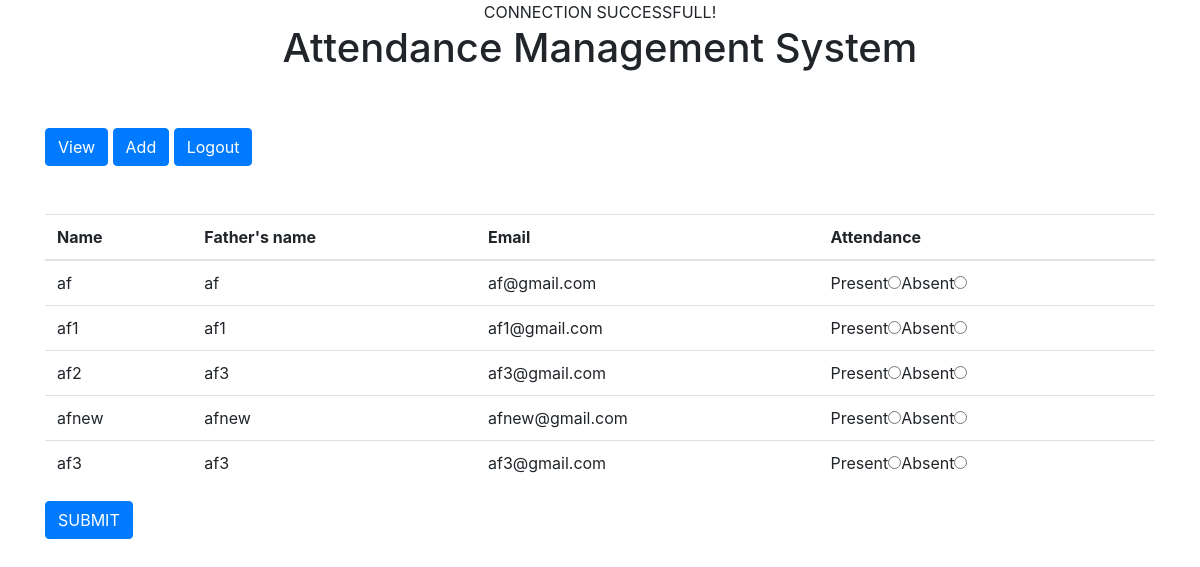
Screenshot of /AF.php (signed in) with the database file from the repository.
### tables this page shows
CREATE TABLE IF NOT EXISTS `std_af` (
  `emp_id` int(2) NOT NULL AUTO_INCREMENT,
  `name` varchar(250) NOT NULL,
  `fname` varchar(250) NOT NULL,
  `email` varchar(100) NOT NULL,
  PRIMARY KEY (`emp_id`)
);

### AF.php (the view, shortened to what this page needs)
<?php include_once("connection.php");
?>
<!DOCTYPE html>
<html>
<head>
<link rel="stylesheet" href="https://maxcdn.bootstrapcdn.com/bootstrap/4.1.3/css/bootstrap.min.css">
</head>
<body>
<div class="panel panel-default container">
<div
 class="panel-heading">
    <h1 style="text-align: canter;" align="center">Attendance Management System</h1>
		<br><br>
</div>
<div class="panel-body">
	<a href="view_af.php" class="btn btn-primary">View</a>
	<a href="add_af.php" class="btn btn-primary pull-right">Add</a>
	<a href="logout.php" class="btn btn-primary pull-right">Logout</a>
	<br><br><br>
<form method="post">
<table class="table">
	<thead>
	<tr>
	<th>Name</th>
	<th>Father's name</th>
	<th>Email</th>
	<th>Attendance</th>
	</tr>
	</thead>
	<tbody>
	<?php
	$query="select * from std_af";
	$result=$link->query($query);
	while($show=$result->fetch_assoc()){
	?>
	<tr>
	 <td><?php echo $show['name'];?></td>
	 <td><?php echo $show['fname'];?></td>
	 <td><?php echo $show['email'];?></td>
	 <td>Present<input required type="radio" name="attendance[<?php echo $show['emp_id'] ?>]" value="Present">Absent<input required type="radio" name="attendance[<?php echo $show['emp_id']; ?>]" value="Absent">
	 </td>
     </tr>
	<?php } ?>
	</tbody>
	</table>
	<input class="btn btn-primary" type ="submit" onclick="alertme()" value = "SUBMIT">
	</form>
	</div>
		<br><br>
</body>
</html>

### rows the page displays
std_af: name "af", fname "af", email "af@gmail.com"
std_af: name "af1", fname "af1", email "af1@gmail.com"
std_af: name "af2", fname "af3", email "af3@gmail.com"
std_af: name "afnew", fname "afnew", email "afnew@gmail.com"
std_af: name "af3", fname "af3", email "af3@gmail.com"
